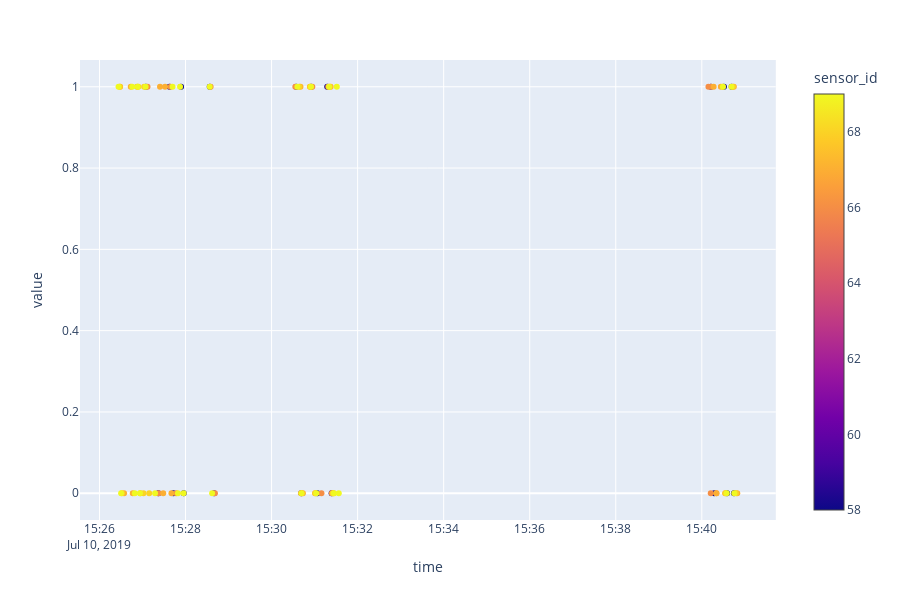
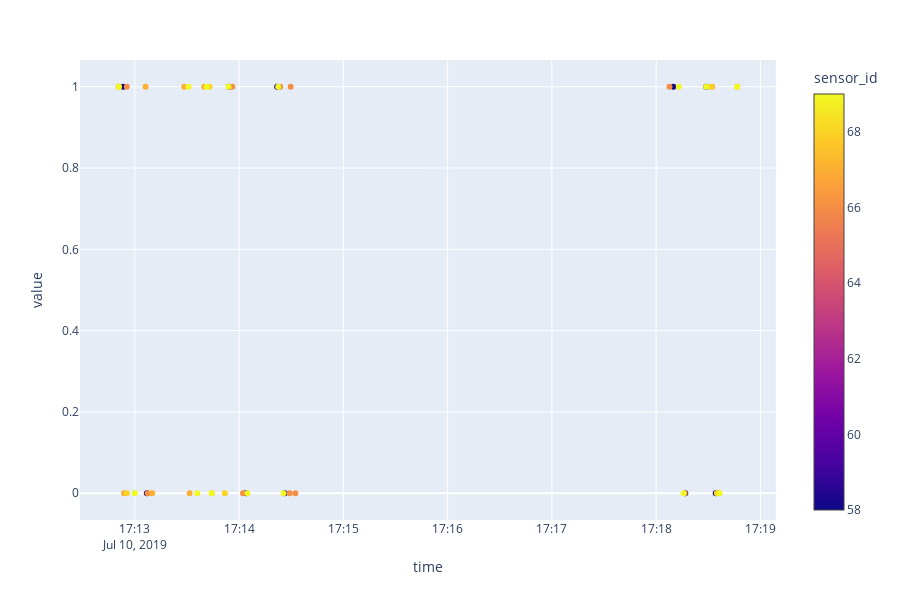

Write notebook code for charts like these, in order.
### Markdown cell above
# PIR data
- Id 58: pir_01
- Id 59: pir_02
- Id 66: pir_03
- Id 67: pir_04
- Id 68: pir_05
- Id 69: pir_06

### Code cell
ids = [58, 59, 66, 67, 68, 69]
sample_interval = "1s"
plot_seance_data(client, ids, 104, sample_interval, seances, binary=True)
plot_seance_data(client, ids, 110, sample_interval, seances, binary=True)
